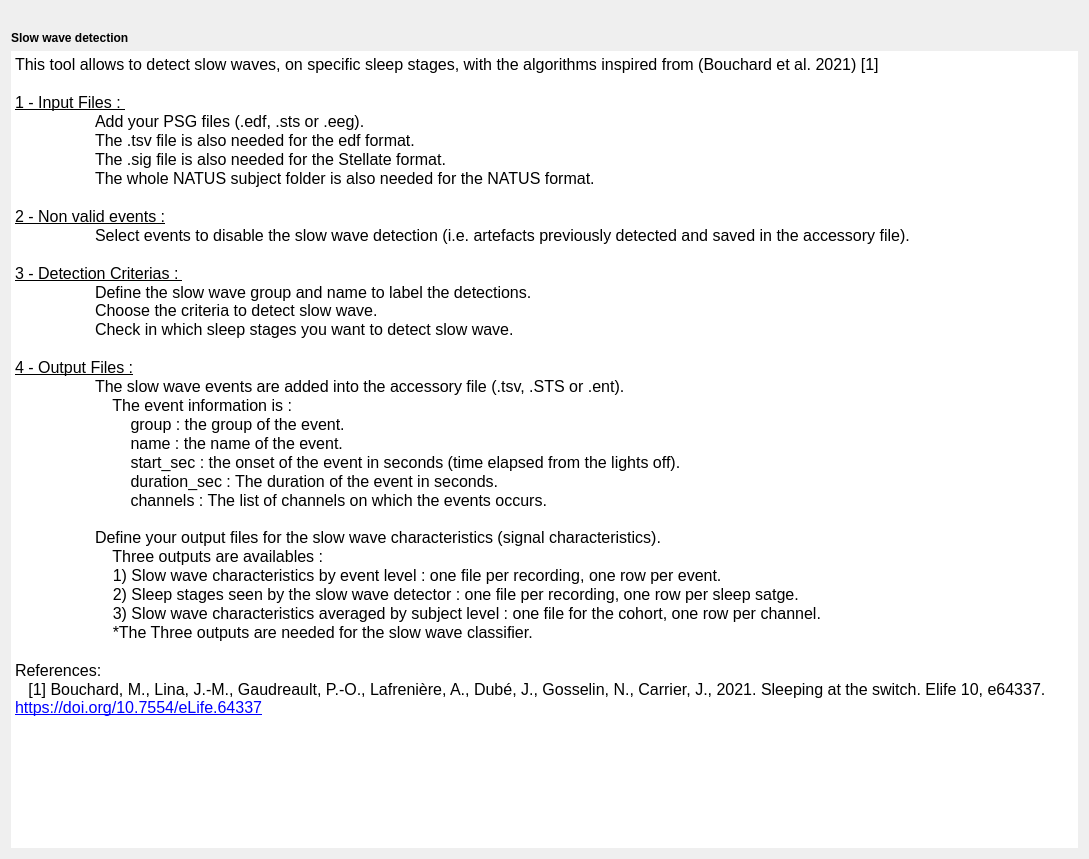
<?xml version="1.0" encoding="UTF-8"?>
<ui version="4.0">
 <class>SSWDIntroStep</class>
 <widget class="QWidget" name="SSWDIntroStep">
  <property name="geometry">
   <rect>
    <x>0</x>
    <y>0</y>
    <width>1089</width>
    <height>859</height>
   </rect>
  </property>
  <property name="minimumSize">
   <size>
    <width>0</width>
    <height>0</height>
   </size>
  </property>
  <property name="windowTitle">
   <string/>
  </property>
  <property name="styleSheet">
   <string>font: 12pt &quot;Roboto&quot;;</string>
  </property>
  <layout class="QVBoxLayout" name="verticalLayout">
   <item>
    <widget class="QLabel" name="label">
     <property name="text">
      <string/>
     </property>
     <property name="pixmap">
      <pixmap resource="slow_wave_pic.qrc">:/slow_wave_pic/onde_lente_ui_small.png</pixmap>
     </property>
     <property name="alignment">
      <set>Qt::AlignCenter</set>
     </property>
    </widget>
   </item>
   <item>
    <widget class="QLabel" name="label_2">
     <property name="text">
      <string>&lt;html&gt;&lt;head/&gt;&lt;body&gt;&lt;p&gt;&lt;span style=&quot; font-weight:600;&quot;&gt;Slow wave detection&lt;/span&gt;&lt;/p&gt;&lt;/body&gt;&lt;/html&gt;</string>
     </property>
    </widget>
   </item>
   <item>
    <widget class="QTextEdit" name="textEdit">
     <property name="frameShape">
      <enum>QFrame::NoFrame</enum>
     </property>
     <property name="lineWidth">
      <number>0</number>
     </property>
     <property name="readOnly">
      <bool>true</bool>
     </property>
     <property name="html">
      <string>&lt;!DOCTYPE HTML PUBLIC &quot;-//W3C//DTD HTML 4.0//EN&quot; &quot;http://www.w3.org/TR/REC-html40/strict.dtd&quot;&gt;
&lt;html&gt;&lt;head&gt;&lt;meta name=&quot;qrichtext&quot; content=&quot;1&quot; /&gt;&lt;style type=&quot;text/css&quot;&gt;
p, li { white-space: pre-wrap; }
&lt;/style&gt;&lt;/head&gt;&lt;body style=&quot; font-family:'Roboto'; font-size:12pt; font-weight:400; font-style:normal;&quot;&gt;
&lt;p style=&quot; margin-top:0px; margin-bottom:0px; margin-left:0px; margin-right:0px; -qt-block-indent:0; text-indent:0px;&quot;&gt;This tool allows to detect slow waves, on specific sleep stages, with the algorithms inspired from (Bouchard et al. 2021) [1]&lt;/p&gt;
&lt;p style=&quot;-qt-paragraph-type:empty; margin-top:0px; margin-bottom:0px; margin-left:0px; margin-right:0px; -qt-block-indent:0; text-indent:0px;&quot;&gt;&lt;br /&gt;&lt;/p&gt;
&lt;p style=&quot; margin-top:0px; margin-bottom:0px; margin-left:0px; margin-right:0px; -qt-block-indent:0; text-indent:0px;&quot;&gt;&lt;span style=&quot; text-decoration: underline;&quot;&gt;1 - Input Files : &lt;/span&gt;&lt;/p&gt;
&lt;p style=&quot; margin-top:0px; margin-bottom:0px; margin-left:0px; margin-right:0px; -qt-block-indent:0; text-indent:0px;&quot;&gt;	Add your PSG files (.edf, .sts or .eeg). &lt;/p&gt;
&lt;p style=&quot; margin-top:0px; margin-bottom:0px; margin-left:0px; margin-right:0px; -qt-block-indent:0; text-indent:0px;&quot;&gt;	The .tsv file is also needed for the edf format.&lt;/p&gt;
&lt;p style=&quot; margin-top:0px; margin-bottom:0px; margin-left:0px; margin-right:0px; -qt-block-indent:0; text-indent:0px;&quot;&gt;	The .sig file is also needed for the Stellate format.&lt;/p&gt;
&lt;p style=&quot; margin-top:0px; margin-bottom:0px; margin-left:0px; margin-right:0px; -qt-block-indent:0; text-indent:0px;&quot;&gt;	The whole NATUS subject folder is also needed for the NATUS format. &lt;/p&gt;
&lt;p style=&quot;-qt-paragraph-type:empty; margin-top:0px; margin-bottom:0px; margin-left:0px; margin-right:0px; -qt-block-indent:0; text-indent:0px;&quot;&gt;&lt;br /&gt;&lt;/p&gt;
&lt;p style=&quot; margin-top:0px; margin-bottom:0px; margin-left:0px; margin-right:0px; -qt-block-indent:0; text-indent:0px;&quot;&gt;&lt;span style=&quot; text-decoration: underline;&quot;&gt;2 - Non valid events :&lt;/span&gt;&lt;/p&gt;
&lt;p style=&quot; margin-top:0px; margin-bottom:0px; margin-left:0px; margin-right:0px; -qt-block-indent:0; text-indent:0px;&quot;&gt;	Select events to disable the slow wave detection (i.e. artefacts previously detected and saved in the accessory file).&lt;/p&gt;
&lt;p style=&quot;-qt-paragraph-type:empty; margin-top:0px; margin-bottom:0px; margin-left:0px; margin-right:0px; -qt-block-indent:0; text-indent:0px;&quot;&gt;&lt;br /&gt;&lt;/p&gt;
&lt;p style=&quot; margin-top:0px; margin-bottom:0px; margin-left:0px; margin-right:0px; -qt-block-indent:0; text-indent:0px;&quot;&gt;&lt;span style=&quot; text-decoration: underline;&quot;&gt;3 - Detection Criterias : &lt;/span&gt;&lt;/p&gt;
&lt;p style=&quot; margin-top:0px; margin-bottom:0px; margin-left:0px; margin-right:0px; -qt-block-indent:0; text-indent:0px;&quot;&gt;	Define the slow wave group and name to label the detections.&lt;br /&gt;	Choose the criteria to detect slow wave.&lt;/p&gt;
&lt;p style=&quot; margin-top:0px; margin-bottom:0px; margin-left:0px; margin-right:0px; -qt-block-indent:0; text-indent:0px;&quot;&gt;	Check in which sleep stages you want to detect slow wave.&lt;/p&gt;
&lt;p style=&quot;-qt-paragraph-type:empty; margin-top:0px; margin-bottom:0px; margin-left:0px; margin-right:0px; -qt-block-indent:0; text-indent:0px;&quot;&gt;&lt;br /&gt;&lt;/p&gt;
&lt;p style=&quot; margin-top:0px; margin-bottom:0px; margin-left:0px; margin-right:0px; -qt-block-indent:0; text-indent:0px;&quot;&gt;&lt;span style=&quot; text-decoration: underline;&quot;&gt;4 - Output Files :&lt;/span&gt;&lt;/p&gt;
&lt;p style=&quot; margin-top:0px; margin-bottom:0px; margin-left:0px; margin-right:0px; -qt-block-indent:0; text-indent:0px;&quot;&gt;	The slow wave events are added into the accessory file (.tsv, .STS or .ent).&lt;/p&gt;
&lt;p style=&quot; margin-top:0px; margin-bottom:0px; margin-left:0px; margin-right:0px; -qt-block-indent:0; text-indent:0px;&quot;&gt;	    The event information is :&lt;/p&gt;
&lt;p style=&quot; margin-top:0px; margin-bottom:0px; margin-left:0px; margin-right:0px; -qt-block-indent:0; text-indent:0px;&quot;&gt;	        group : the group of the event.&lt;/p&gt;
&lt;p style=&quot; margin-top:0px; margin-bottom:0px; margin-left:0px; margin-right:0px; -qt-block-indent:0; text-indent:0px;&quot;&gt;	        name : the name of the event.&lt;/p&gt;
&lt;p style=&quot; margin-top:0px; margin-bottom:0px; margin-left:0px; margin-right:0px; -qt-block-indent:0; text-indent:0px;&quot;&gt;	        start_sec : the onset of the event in seconds (time elapsed from the lights off).&lt;/p&gt;
&lt;p style=&quot; margin-top:0px; margin-bottom:0px; margin-left:0px; margin-right:0px; -qt-block-indent:0; text-indent:0px;&quot;&gt;	        duration_sec : The duration of the event in seconds.&lt;/p&gt;
&lt;p style=&quot; margin-top:0px; margin-bottom:0px; margin-left:0px; margin-right:0px; -qt-block-indent:0; text-indent:0px;&quot;&gt;	        channels : The list of channels on which the events occurs.&lt;br /&gt;&lt;/p&gt;
&lt;p style=&quot; margin-top:0px; margin-bottom:0px; margin-left:0px; margin-right:0px; -qt-block-indent:0; text-indent:0px;&quot;&gt;	Define your output files for the slow wave characteristics (signal characteristics). &lt;/p&gt;
&lt;p style=&quot; margin-top:0px; margin-bottom:0px; margin-left:0px; margin-right:0px; -qt-block-indent:0; text-indent:0px;&quot;&gt;	    Three outputs are availables : &lt;/p&gt;
&lt;p style=&quot; margin-top:0px; margin-bottom:0px; margin-left:0px; margin-right:0px; -qt-block-indent:0; text-indent:0px;&quot;&gt;	    1) Slow wave characteristics by event level : one file per recording, one row per event.&lt;/p&gt;
&lt;p style=&quot; margin-top:0px; margin-bottom:0px; margin-left:0px; margin-right:0px; -qt-block-indent:0; text-indent:0px;&quot;&gt;	    2) Sleep stages seen by the slow wave detector : one file per recording, one row per sleep satge.&lt;/p&gt;
&lt;p style=&quot; margin-top:0px; margin-bottom:0px; margin-left:0px; margin-right:0px; -qt-block-indent:0; text-indent:0px;&quot;&gt;	    3) Slow wave characteristics averaged by subject level : one file for the cohort, one row per channel.&lt;/p&gt;
&lt;p style=&quot; margin-top:0px; margin-bottom:0px; margin-left:0px; margin-right:0px; -qt-block-indent:0; text-indent:0px;&quot;&gt;	    *The Three outputs are needed for the slow wave classifier.&lt;/p&gt;
&lt;p style=&quot;-qt-paragraph-type:empty; margin-top:0px; margin-bottom:0px; margin-left:0px; margin-right:0px; -qt-block-indent:0; text-indent:0px;&quot;&gt;&lt;br /&gt;&lt;/p&gt;
&lt;p style=&quot; margin-top:0px; margin-bottom:0px; margin-left:0px; margin-right:0px; -qt-block-indent:0; text-indent:0px;&quot;&gt;References:&lt;/p&gt;
&lt;p style=&quot; margin-top:0px; margin-bottom:0px; margin-left:0px; margin-right:0px; -qt-block-indent:0; text-indent:0px;&quot;&gt;   [1] Bouchard, M., Lina, J.-M., Gaudreault, P.-O., Lafrenière, A., Dubé, J., Gosselin, N., Carrier, J., 2021. Sleeping at the switch. Elife 10, e64337. &lt;a href=&quot;https://doi.org/10.7554/eLife.64337&quot;&gt;&lt;span style=&quot; text-decoration: underline; color:#0000ff;&quot;&gt;https://doi.org/10.7554/eLife.64337&lt;/span&gt;&lt;/a&gt; &lt;/p&gt;&lt;/body&gt;&lt;/html&gt;</string>
     </property>
    </widget>
   </item>
  </layout>
 </widget>
 <resources>
  <include location="../../../../../scinodes_poc/src/main/python/ui/themes/themes.qrc"/>
  <include location="slow_wave_pic.qrc"/>
 </resources>
 <connections/>
</ui>
